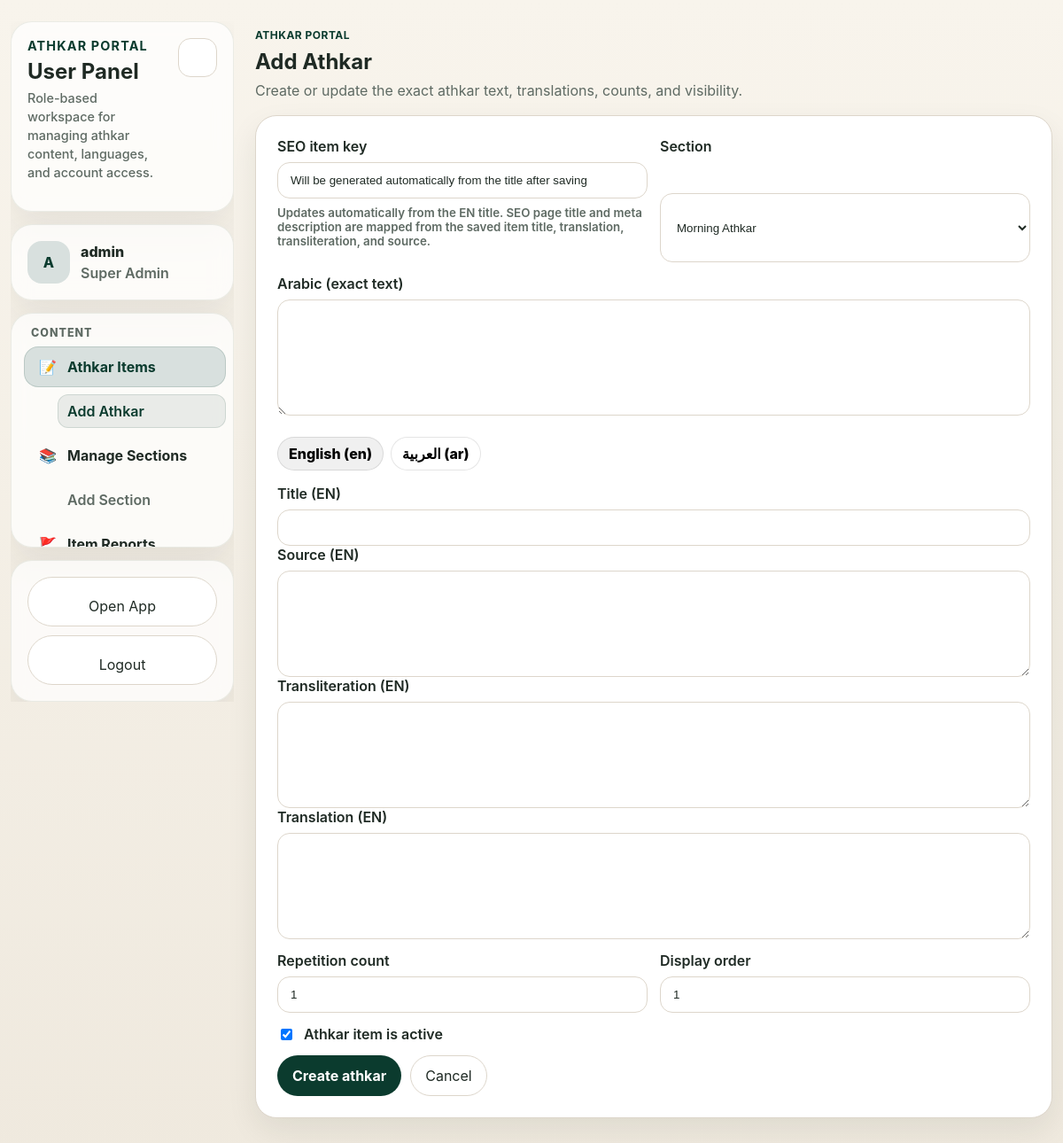
The page /user/edit.php (signed in) on the database its author committed.
### tables this page shows
CREATE TABLE IF NOT EXISTS app_languages (
  code VARCHAR(8) NOT NULL PRIMARY KEY,
  label VARCHAR(64) NOT NULL,
  native_label VARCHAR(64) NOT NULL,
  dir ENUM('ltr','rtl') NOT NULL DEFAULT 'ltr',
  is_active TINYINT(1) NOT NULL DEFAULT 1,
  display_order INT UNSIGNED NOT NULL DEFAULT 1,
  created_at TIMESTAMP NOT NULL DEFAULT CURRENT_TIMESTAMP,
  updated_at TIMESTAMP NOT NULL DEFAULT CURRENT_TIMESTAMP ON UPDATE CURRENT_TIMESTAMP
);

CREATE TABLE IF NOT EXISTS athkar_sections (
  slug VARCHAR(50) NOT NULL PRIMARY KEY,
  label VARCHAR(100) NOT NULL,
  description VARCHAR(255) DEFAULT NULL,
  icon VARCHAR(16) DEFAULT NULL,
  display_order INT UNSIGNED NOT NULL DEFAULT 1,
  is_active TINYINT(1) NOT NULL DEFAULT 1,
  created_at TIMESTAMP NOT NULL DEFAULT CURRENT_TIMESTAMP,
  updated_at TIMESTAMP NOT NULL DEFAULT CURRENT_TIMESTAMP ON UPDATE CURRENT_TIMESTAMP
);

### config/auth.php (called while the page is built, shortened)
<?php
function esc(?string $value): string
{
    return htmlspecialchars((string)$value, ENT_QUOTES, 'UTF-8');
}

### config/i18n.php (called while the page is built, shortened)
<?php
function get_languages(PDO $pdo, bool $onlyActive = false): array
{
    try {
        $has = (bool)$pdo->query("SHOW TABLES LIKE 'app_languages'")->fetchColumn();
        if ($has) {
            $sql = "SELECT code, label, native_label, COALESCE(dir, CASE WHEN code = 'ar' THEN 'rtl' ELSE 'ltr' END) AS dir, is_active, display_order FROM app_languages";
            if ($onlyActive) $sql .= ' WHERE is_active = 1';
            $sql .= ' ORDER BY display_order ASC, code ASC';
            $rows = $pdo->query($sql)->fetchAll();
            if (is_array($rows) && $rows) return $rows;
        }
    } catch (Throwable $e) {
    }
    $fallback = [
        ['code' => 'en', 'label' => 'English', 'native_label' => 'English', 'dir' => 'ltr', 'is_active' => 1, 'display_order' => 1],
        ['code' => 'ar', 'label' => 'Arabic', 'native_label' => 'العربية', 'dir' => 'rtl', 'is_active' => 1, 'display_order' => 2],
    ];
    return $onlyActive ? $fallback : $fallback;
}

### config/lang_admin.php (called while the page is built, shortened)
<?php
require_once __DIR__ . '/i18n.php';
function admin_language_rows(PDO $pdo, bool $activeOnly = false): array
{
    return get_languages($pdo, $activeOnly);
}
function admin_edit_language_rows(PDO $pdo): array
{
    $rows = admin_language_rows($pdo, true);
    return $rows ?: admin_language_rows($pdo, false);
}

### user/edit.php (the view, shortened to what this page needs)
<?php
require_once __DIR__ . '/../config/auth.php';
require_once __DIR__ . '/../config/lang_admin.php';
$pdo = app_pdo();
$languages = admin_edit_language_rows($pdo);
$langCodes = array_map(fn($row) => $row['code'], $languages);
$id = isset($_GET['id']) ? (int)$_GET['id'] : 0;
$isEdit = $id > 0;
$sections = $pdo->query('SELECT slug, label FROM athkar_sections ORDER BY display_order ASC, slug ASC')->fetchAll();
$item = [
    'id' => 0,
    'item_key' => '',
    'section_slug' => $sections ? $sections[0]['slug'] : '',
    'arabic' => '',
    'repetition_count' => 1,
    'display_order' => 1,
    'is_active' => 1,
];
$i18n = [];
foreach ($langCodes as $code) $i18n[$code] = ['title' => '', 'transliteration' => '', 'translation' => '', 'source' => ''];
$previewLang = in_array('en', $langCodes, true) ? 'en' : ($langCodes[0] ?? '');
$previewTitle = $previewLang !== '' ? trim((string)($i18n[$previewLang]['title'] ?? '')) : '';
$previewItemKey = ($isEdit && $previewTitle !== '') ? admin_generate_item_key($previewTitle, (int)$id) : '';
?><!DOCTYPE html>
<html lang="en">
<head>
  <link rel="stylesheet" href="../css/style.css" />
  <link rel="stylesheet" href="../css/admin.css" />
</head>
<body class="admin-body">
  <main class="admin-app-shell">
    <?php $activePage = 'items'; include __DIR__ . '/_nav.php'; ?>
    <section class="admin-content admin-content--narrow">
      <header class="admin-page-header">
        <div class="admin-page-title"><p class="eyebrow">Athkar Portal</p><h1><?= $isEdit ? 'Edit Athkar' : 'Add Athkar' ?></h1><p class="admin-subtitle">Create or update the exact athkar text, translations, counts, and visibility.</p></div>
      </header>
    <section class="admin-panel">
      <form method="post" class="admin-form-stack">
        <div class="admin-grid-two">
          <label class="admin-label"><span>SEO item key</span><input class="admin-input" id="seo-item-key-preview" type="text" value="<?= esc($previewItemKey !== '' ? $previewItemKey : 'Will be generated automatically from the title after saving') ?>" readonly /><small class="admin-help">Updates automatically from the <?= esc(strtoupper($previewLang ?: 'title')) ?> title. SEO page title and meta description are mapped from the saved item title, translation, transliteration, and source.</small></label>
          <label class="admin-label"><span>Section</span><select class="admin-select" name="section_slug" required><?php foreach ($sections as $section): ?><option value="<?= esc($section['slug']) ?>" <?= $item['section_slug'] === $section['slug'] ? 'selected' : '' ?>><?= esc($section['label']) ?></option><?php endforeach; ?></select></label>
        </div>
        <label class="admin-label"><span>Arabic (exact text)</span><textarea class="admin-textarea admin-arabic" name="arabic" rows="5" required><?= esc($item['arabic']) ?></textarea></label>
        <div class="lang-tabs" role="tablist" aria-label="Languages">
          <?php foreach ($languages as $idx => $lang): ?><button class="lang-tab<?= $idx === 0 ? ' is-active' : '' ?>" type="button" data-langtab="<?= esc($lang['code']) ?>"><?= esc($lang['native_label']) ?> (<?= esc($lang['code']) ?>)</button><?php endforeach; ?>
        </div>
        <?php foreach ($languages as $idx => $lang): $code = $lang['code']; ?>
          <div class="lang-pane" data-langpane="<?= esc($code) ?>" <?= $idx === 0 ? '' : 'hidden' ?>>
            <label class="admin-label"><span>Title (<?= esc(strtoupper($code)) ?>)</span><input class="admin-input" type="text" name="title_<?= esc($code) ?>" value="<?= esc($i18n[$code]['title'] ?? '') ?>" <?= $code === $previewLang ? 'data-item-key-source="1"' : '' ?> /></label>
            <label class="admin-label"><span>Source (<?= esc(strtoupper($code)) ?>)</span><textarea class="admin-textarea" name="source_<?= esc($code) ?>" rows="3"><?= esc($i18n[$code]['source'] ?? '') ?></textarea></label>
            <label class="admin-label"><span>Transliteration (<?= esc(strtoupper($code)) ?>)</span><textarea class="admin-textarea" name="transliteration_<?= esc($code) ?>" rows="3"><?= esc($i18n[$code]['transliteration'] ?? '') ?></textarea></label>
            <label class="admin-label"><span>Translation (<?= esc(strtoupper($code)) ?>)</span><textarea class="admin-textarea" name="translation_<?= esc($code) ?>" rows="4"><?= esc($i18n[$code]['translation'] ?? '') ?></textarea></label>
          </div>
        <?php endforeach; ?>
        <div class="admin-grid-two">
          <label class="admin-label"><span>Repetition count</span><input class="admin-input" type="number" min="1" name="repetition_count" value="<?= esc((string)$item['repetition_count']) ?>" required /></label>
          <label class="admin-label"><span>Display order</span><input class="admin-input" type="number" min="1" name="display_order" value="<?= esc((string)$item['display_order']) ?>" required /></label>
        </div>
        <label class="admin-checkbox"><input type="checkbox" name="is_active" value="1" <?= (int)$item['is_active'] === 1 ? 'checked' : '' ?> /><span>Athkar item is active</span></label>
        <div class="admin-form-actions"><button class="primary-button" type="submit"><?= $isEdit ? 'Save changes' : 'Create athkar' ?></button><a class="ghost-button" href="index.php">Cancel</a></div>
      </form>
    </section>
    </section>
  </main>
</body>
</html>

### css/style.css (style rules this page uses)
:root { --theme-accent: #0b3b2e; --theme-light-bg: #f6f3ec; --theme-light-surface: #ffffff; --theme-dark-bg: #0c1210; --theme-dark-surface: #111a16; --bg-top: var(--theme-light-bg); --bg-bottom: color-mix(in srgb, var(--theme-light-bg) 88%, white 12%); --arabic-top: color-mix(in srgb, var(--theme-light-surface) 84%, white 16%); --arabic-bottom: color-mix(in srgb, var(--theme-light-bg) 82%, var(--theme-light-surface) 18%); --panel-top: color-mix(in srgb, var(--theme-light-surface) 86%, var(--theme-light-bg) 14%); --panel-bottom: color-mix(in srgb, var(--theme-light-bg) 82%, var(--theme-light-surface) 18%); --sticky-top: color-mix(in srgb, var(--theme-light-surface) 98%, transparent); --sticky-bottom: color-mix(in srgb, var(--theme-light-surface) 88%, transparent); --dock-bg: color-mix(in srgb, var(--theme-light-surface) 96%, transparent); --overlay-bg: color-mix(in srgb, var(--theme-light-bg) 55%, transparent); --overlay-spinner: rgba(31, 42, 36, 0.12); --bg: var(--theme-light-bg); --surface: var(--theme-light-surface); --surface-soft: color-mix(in srgb, var(--theme-light-surface) 72%, var(--theme-light-bg) 28%); --text: #1f2a24; --muted: #5e6a63; --accent: var(--theme-accent); --accent-soft: color-mix(in srgb, var(--theme-accent) 16%, white 84%); --link-color: #2a69c7; --border: color-mix(in srgb, var(--theme-light-bg) 62%, #b3a794 38%); --shadow: 0 14px 34px rgba(24, 35, 28, 0.08); --radius-lg: 24px; --radius-md: 16px; --radius-sm: 12px; --dock-height: 154px; }
* { box-sizing: border-box; }
html { font-size: 16px; -webkit-text-size-adjust: 100%; }
body { transition: background-color 200ms ease, color 200ms ease; margin: 0; font-family: Inter, ui-sans-serif, system-ui, -apple-system, BlinkMacSystemFont, "Segoe UI", sans-serif; color: var(--text); background: linear-gradient(180deg, var(--bg-top) 0%, var(--bg-bottom) 100%); }
button, a { font: inherit; }
h1, h2, h3, p { margin-top: 0; }
.eyebrow { margin-bottom: 8px; color: var(--accent); font-weight: 700; letter-spacing: 0.04em; text-transform: uppercase; font-size: 0.75rem; }
.primary-button, .ghost-button { border-radius: 999px; padding: 12px 16px; border: 1px solid transparent; cursor: pointer; -webkit-tap-highlight-color: transparent; }
.primary-button { background: var(--accent); color: #fff; font-weight: 700; }
.ghost-button { background: var(--surface); border-color: var(--border); color: var(--text); }
a.ghost-button { text-decoration: none; display: inline-grid; place-items: center; }
.tap-safe, button, a, .tab-button { touch-action: manipulation; }
:root { --dock-bg: color-mix(in srgb, var(--theme-light-surface) 96%, transparent); --overlay-bg: color-mix(in srgb, var(--theme-light-bg) 55%, transparent); --overlay-spinner: color-mix(in srgb, var(--theme-dark-bg) 12%, transparent); --dock-height: 138px; }

### user/edit.php (style rules this page uses)
.lang-tabs { display:flex;gap:8px;flex-wrap:wrap;margin:10px 0 2px }
.lang-tab { border:1px solid rgba(0,0,0,0.1);background:#fff;padding:8px 12px;border-radius:999px;font-weight:800;cursor:pointer }
.lang-tab.is-active { background:rgba(0,0,0,0.06) }

### rows shown on the page
app_languages: native_label "English", code "en", code "EN"
app_languages: native_label "العربية", code "ar"
athkar_sections: repetition_count "1", display_order "1", slug "☑"

### other values the page prints
$avatar "A"
$username "admin"
$roleLabel "Super Admin"
$label "Add Athkar Add Section"
$previewLang ?: 'title' "EN"
form field section_slug "Morning Athkar"
